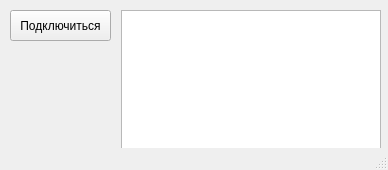
<?xml version="1.0" encoding="UTF-8"?>
<ui version="4.0">
 <class>MainWindow</class>
 <widget class="QMainWindow" name="MainWindow">
  <property name="geometry">
   <rect>
    <x>0</x>
    <y>0</y>
    <width>388</width>
    <height>170</height>
   </rect>
  </property>
  <property name="windowTitle">
   <string>MainWindow</string>
  </property>
  <widget class="QWidget" name="centralWidget">
   <widget class="QPushButton" name="pushButton">
    <property name="geometry">
     <rect>
      <x>10</x>
      <y>10</y>
      <width>101</width>
      <height>31</height>
     </rect>
    </property>
    <property name="text">
     <string>Подключиться</string>
    </property>
   </widget>
   <widget class="QTextEdit" name="textEdit">
    <property name="enabled">
     <bool>true</bool>
    </property>
    <property name="geometry">
     <rect>
      <x>121</x>
      <y>10</y>
      <width>260</width>
      <height>141</height>
     </rect>
    </property>
    <property name="acceptRichText">
     <bool>true</bool>
    </property>
    <property name="textInteractionFlags">
     <set>Qt::TextSelectableByKeyboard|Qt::TextSelectableByMouse</set>
    </property>
   </widget>
  </widget>
  <widget class="QStatusBar" name="statusBar"/>
 </widget>
 <layoutdefault spacing="6" margin="11"/>
 <resources/>
 <connections/>
</ui>
